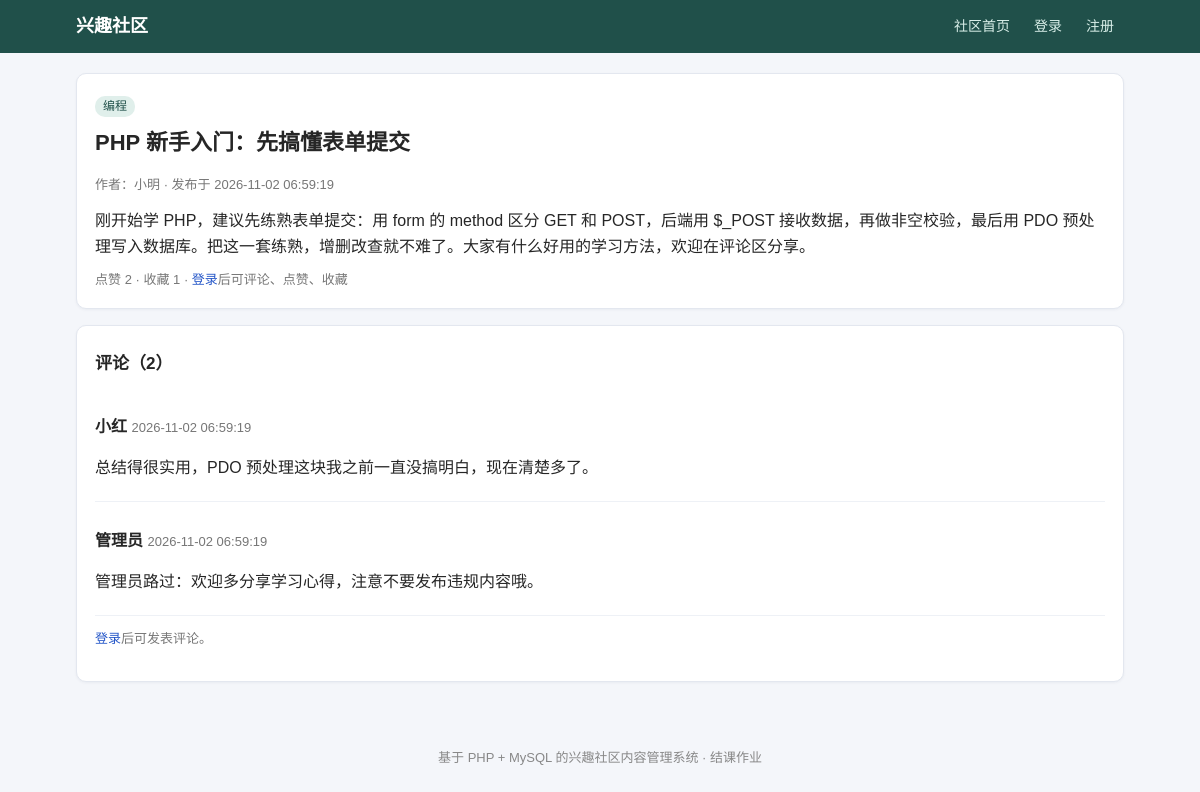
The page /post.php?id=1 on the database its author committed.
### tables this page shows
CREATE TABLE `post` (
    id          INT AUTO_INCREMENT PRIMARY KEY,
    uid         INT NOT NULL,
    title       VARCHAR(200) NOT NULL,
    content     TEXT NOT NULL,
    cate_id     INT NOT NULL,
    create_time DATETIME NOT NULL DEFAULT CURRENT_TIMESTAMP,
    update_time DATETIME NOT NULL DEFAULT CURRENT_TIMESTAMP ON UPDATE CURRENT_TIMESTAMP,
    status      TINYINT NOT NULL DEFAULT 1 COMMENT '0 草稿 1 已发布',
    FOREIGN KEY (uid) REFERENCES `user`(id) ON DELETE CASCADE,
    FOREIGN KEY (cate_id) REFERENCES `category`(id) ON DELETE RESTRICT
);

CREATE TABLE `category` (
    id        INT AUTO_INCREMENT PRIMARY KEY,
    cate_name VARCHAR(100) NOT NULL,
    intro     VARCHAR(255) NOT NULL DEFAULT ''
);

CREATE TABLE `user` (
    id          INT AUTO_INCREMENT PRIMARY KEY,
    username    VARCHAR(50)  NOT NULL UNIQUE,
    password    VARCHAR(255) NOT NULL COMMENT 'password_hash 加密后的密码',
    nickname    VARCHAR(50)  NOT NULL DEFAULT '',
    role        VARCHAR(20)  NOT NULL DEFAULT 'user' COMMENT 'user 普通用户 / admin 管理员',
    status      TINYINT      NOT NULL DEFAULT 1 COMMENT '1 正常 0 封禁',
    create_time DATETIME     NOT NULL DEFAULT CURRENT_TIMESTAMP
);

CREATE TABLE `comment` (
    id          INT AUTO_INCREMENT PRIMARY KEY,
    post_id     INT NOT NULL,
    uid         INT NOT NULL,
    content     VARCHAR(1000) NOT NULL,
    create_time DATETIME NOT NULL DEFAULT CURRENT_TIMESTAMP,
    FOREIGN KEY (post_id) REFERENCES `post`(id) ON DELETE CASCADE,
    FOREIGN KEY (uid) REFERENCES `user`(id) ON DELETE CASCADE
);

### post.php (the view, shortened to what this page needs)
<?php
require 'config.php';
$id = isset($_GET['id']) ? (int)$_GET['id'] : 0;
$stmt = $pdo->prepare(
    'SELECT p.*, c.cate_name, u.nickname, u.username FROM `post` p
     JOIN `category` c ON c.id = p.cate_id JOIN `user` u ON u.id = p.uid WHERE p.id = ?'
);
$stmt->execute([$id]);
$post = $stmt->fetch();
$likeCount = (int)$pdo->query('SELECT COUNT(*) FROM `like_table` WHERE post_id = ' . $id)->fetchColumn();
$collectCount = (int)$pdo->query('SELECT COUNT(*) FROM `collect` WHERE post_id = ' . $id)->fetchColumn();
$liked = $collected = false;
$totalComments = (int)$pdo->query('SELECT COUNT(*) FROM `comment` WHERE post_id = ' . $id)->fetchColumn();
$perPage = 5;
list($cPage, $cTotalPages, $cOffset) = paginate($totalComments, $perPage, 'cpage');
$stmt = $pdo->prepare(
    'SELECT cm.*, u.nickname, u.username FROM `comment` cm JOIN `user` u ON u.id = cm.uid
     WHERE cm.post_id = ? ORDER BY cm.create_time ASC, cm.id ASC LIMIT ' . $perPage . ' OFFSET ' . $cOffset
);
$stmt->execute([$id]);
$comments = $stmt->fetchAll();
?>
<div class="card">
  <span class="badge"><?= e($post['cate_name']) ?></span>
  <h1><?= e($post['title']) ?></h1>
  <p class="post-meta">作者：<?= e($post['nickname'] ?: $post['username']) ?> · 发布于 <?= e($post['create_time']) ?><?php if ($post['update_time'] !== $post['create_time']): ?> · 更新于 <?= e($post['update_time']) ?><?php endif; ?></p>
  <p class="post-content"><?= e($post['content']) ?></p>
  <div class="actions">
    <?php if (is_login()): ?>
      <form method="post"><input type="hidden" name="action" value="like"><button class="btn btn-small" type="submit"><?= $liked ? '❤️ 已点赞' : '🤍 点赞' ?>（<?= $likeCount ?>）</button></form>
      <form method="post"><input type="hidden" name="action" value="collect"><button class="btn btn-small" type="submit"><?= $collected ? '⭐ 已收藏' : '☆ 收藏' ?>（<?= $collectCount ?>）</button></form>
      <?php if ((int)$_SESSION['user_id'] === (int)$post['uid']): ?>
        <a class="btn btn-small" href="post_edit.php?id=<?= $id ?>">编辑</a>
        <form method="post" action="post_delete.php" data-confirm="确定要删除这篇帖子吗？其评论、点赞、收藏将一并删除。">
          <input type="hidden" name="id" value="<?= $id ?>"><button class="btn btn-small" type="submit">删除</button>
        </form>
      <?php endif; ?>
    <?php else: ?>
      <span class="muted">点赞 <?= $likeCount ?> · 收藏 <?= $collectCount ?> · <a href="login.php">登录</a>后可评论、点赞、收藏</span>
    <?php endif; ?>
  </div>
</div>
<div class="card">
  <h2>评论（<?= $totalComments ?>）</h2>
  <?php foreach ($comments as $cm): ?>
    <div class="comment">
      <p><strong><?= e($cm['nickname'] ?: $cm['username']) ?></strong> <span class="muted"><?= e($cm['create_time']) ?></span></p>
      <p class="post-content"><?= e($cm['content']) ?></p>
    </div>
  <?php endforeach; ?>
  <?php if (is_login()): ?>
    <form method="post">
      <input type="hidden" name="action" value="comment">
      <input type="hidden" name="form_token" value="<?= e(form_token()) ?>">
      <label>发表评论</label>
      <textarea name="content" rows="3" required placeholder="写下你的想法，内容不能为空"></textarea>
      <button class="btn btn-primary" type="submit" style="margin-top:10px">提交评论</button>
    </form>
  <?php else: ?>
    <p class="muted"><a href="login.php">登录</a>后可发表评论。</p>
  <?php endif; ?>
</div>

### assets/style.css (style rules this page uses)
* { box-sizing: border-box; }
body { margin:0; font-family:"Microsoft YaHei","PingFang SC",Arial,sans-serif; background:#f4f6fa; color:#262626; line-height:1.6; }
a { color:#2456c8; text-decoration:none; }
h1 { font-size:22px; margin:8px 0 14px; }
h2 { font-size:17px; margin:6px 0 10px; }
.card { background:#fff; border:1px solid #e3e7ef; border-radius:10px; padding:18px; margin-bottom:16px; box-shadow:0 1px 3px rgba(20,40,80,.05); }
.badge { display:inline-block; padding:1px 8px; border-radius:10px; background:#e0efeb; color:#20504a; font-size:12px; margin-right:6px; }
.post-meta, .muted { color:#777; font-size:13px; }
.post-content { white-space:pre-wrap; margin:10px 0; }
.comment { border-bottom:1px solid #eef1f6; padding:10px 0; }
.actions { display:flex; gap:10px; flex-wrap:wrap; align-items:center; margin-top:10px; }

### rows shown on the page
post: cate.cate_name "编程", title "PHP 新手入门：先搞懂表单提交", uid.nickname "小明", create_time "2026-11-02 06:59:19", content "刚开始学 PHP，建议先练熟表单提交：用 form 的 method 区分 GET 和 POST，后端用 $_POST 接收数据，再做非空校验，最后用 PDO 预处理写入数据库。把这一套练熟，增删改查就不难了。大家有什么好用的学习方法，欢迎在评论区分享。"
comment: uid.nickname "小红", create_time "2026-11-02 06:59:19", content "总结得很实用，PDO 预处理这块我之前一直没搞明白，现在清楚多了。"
comment: uid.nickname "管理员", create_time "2026-11-02 06:59:19", content "管理员路过：欢迎多分享学习心得，注意不要发布违规内容哦。"

### other values the page prints
$likeCount "2"
$collectCount "1"
$totalComments "2"
